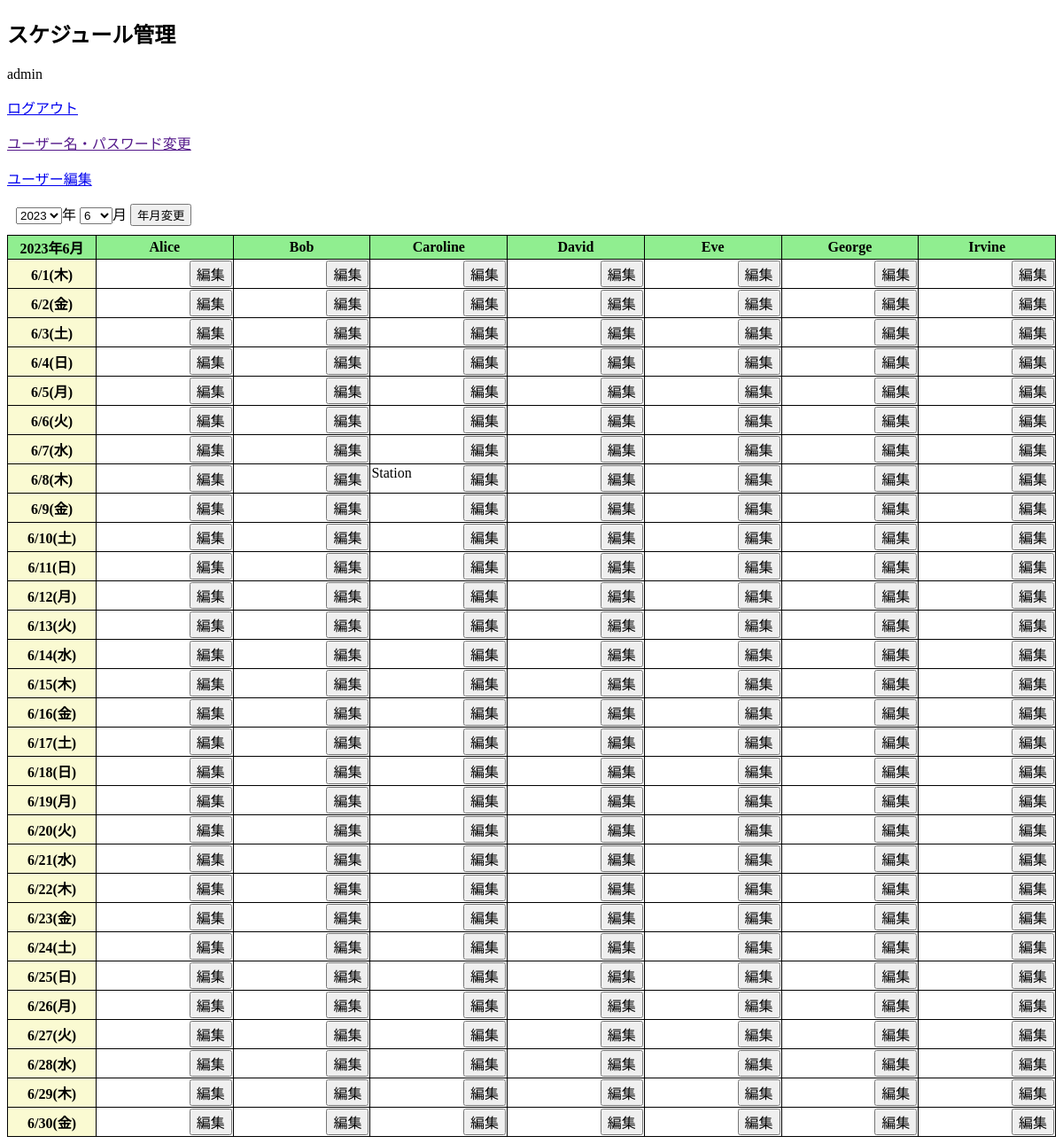
Page /schedule_table.php (signed in) on the committed database.
### tables this page shows
create table user (
    id int auto_increment primary key,
    member_name varchar(20) not null,
    account_name varchar(20) unique not null,
    account_password varchar(60) not null,
    is_schedule_member boolean default true,
    is_admin_user boolean default false
);

create table schedule (
    member_id  int,
    schedule_year int,
    schedule_month int,
    schedule_day int,
    content varchar(200),
    foreign key(member_id) references user(id),
    primary key(member_id, schedule_year, schedule_month, schedule_day)
);

### schedule_date.php (called while the page is built, shortened)
<?php
class ScheduleDate
{
    private $year;
    private $month;
    function __construct($year, $month)
    {
     $this->year = $year;
     $this->month = $month;
    }
    public function getMonth() {
        return $this->month;
    }
    public function getDaysPerMonth() {
        return self::MAX_DAYS[$this->month - 1];
    }
    public function getDayOfWeek($day) {
        $timestamp = mktime(0, 0, 0, $this->month, $day, $this->year);
        $date = date('w', $timestamp);
        return self::DAYS_OF_WEEK_JPN[$date];
    }
}

### schedule_table.php (the view, shortened to what this page needs)
<?php require ("./schedule_date.php"); ?>
<!DOCTYPE html>
<html lang="ja">
    <head>
        <link rel="stylesheet" href="./schedule_table.css">
    </head>
    <body>
        <h2>スケジュール管理</h2>
        <?php echo $_SESSION["account_name"] ?>
        <p><a href="./logout_action.php">ログアウト</a></p>
        <p><a href="">ユーザー名・パスワード変更</a></p>
        <?php
            if($_SESSION["is_admin_user"] === 1) {
                echo '<p><a href="./user_table.php">ユーザー編集</a></p>';
            }
        ?>
        <?php
            $nowYear = date('Y');
            $nowMonth = date('n');
            $year = $nowYear;
            $month = $nowMonth;
            $yearMonth = new ScheduleDate($year, $month);
        ?>
        <div class="input-year-month-div">
            <form action="./schedule_table.php" method="get">
                <select name="year" id="selectedYear">
                    <?php
                        for($i=2023; $i<=2025; $i++) {
                            if($i === (int)$year){
                                echo "<option value={$i} selected>{$i}</option>";
                            } else {
                            echo "<option value={$i}>{$i}</option>";
                            }
                        }
                    ?>
                </select>年
                <select name="month" id="selectedMonth">
                    <?php
                        for($i=1; $i<=12; $i++) {
                            if($i === (int)$month){
                                echo "<option value={$i} selected>{$i}</option>";
                            } else {
                            echo "<option value={$i}>{$i}</option>";
                            }
                        }
                    ?>
                </select>月
                <input type="submit" value="年月変更">
            </form>
        </div>
        <table class="schedule-table">
            <colgroup>
                <col span="1" class="date-column">
            </colgroup>
            <tbody id="scheduleTableBody">
                <?php
                $pdo = new PDO('mysql:host=localhost;dbname=schedule_manage;charset=utf8', 'member', 'password');
                ?>
                <tr class="top-row">
                    <th>
                        <?php echo "{$year}年{$month}月"; ?>
                    </th>
                    <?php
                        $sql_member = $pdo -> query('select * from user where is_schedule_member = 1 order by id');
                        foreach ($sql_member as $row) {
                            echo "<th>{$row['member_name']}</th>";
                        }
                    ?>
                </tr>
                <?php
                    for ($day=1; $day <= $yearMonth->getDaysPerMonth(); $day++) {
                        echo "<tr>";
                            echo "<th>{$yearMonth->getMonth()}/{$day}({$yearMonth->getDayOfWeek($day)})</th>";
                            $sql_member = $pdo -> query('select * from user where is_schedule_member = 1 order by id');
                            foreach ($sql_member as $row) {
                                $sql_schedule = $pdo -> prepare('select content from schedule
                                                                where member_id = ? and schedule_year =? and schedule_month = ? and schedule_day = ?');
                                $sql_schedule -> execute([$row['id'], (int)($yearMonth->getYear()), (int)($yearMonth->getMonth()), (int)$day]);
                                $result = $sql_schedule->fetch();
                                $content = '';
                                if($result !== false) {
                                    $content = htmlspecialchars($result['content']);
                                }
                                echo "<td>";
                                    echo "<div class='schedule-table-cell-div'>";
                                    echo "<div class='schedule-text-div'>{$content}</div>";
                                        echo "<div class='.text-edit-button-div'>";
                                            echo "<form action='./schedule_edit.php' method='post'>";
                                                if($_SESSION["is_schedule_member"] === 1 || $_SESSION["is_admin_user"] === 1) {
                                                    echo "<input id='editButton' type='submit' value='編集'>";
                                                } else {
                                                    echo "<input id='editButton' type='submit' value='編集', disabled>";
                                                }
                                            echo "</form>";
                                echo "</td>";
                            }
                        echo "</tr>";
                    }
                ?>
            </tbody>
        </table>
    </body>
</html>

### schedule_table.css (style rules this page uses)
.input-year-month-div { margin: 10px; }
.schedule-table { border-collapse: collapse; width: 100%; table-layout: fixed; }
.schedule-table tbody { width: auto; margin: 10px; }
.schedule-table th, td { border: solid; border-width: 1px; border-color: black; }
.schedule-table-cell-div { display: flex; }
.schedule-text-div { width: 70%; }
.top-row th { background-color: lightgreen; position: sticky; top: 0; }
.date-column { background-color: lightgoldenrodyellow; width: 100px; position: sticky; left: 0; }
.schedule-table td input { width: 100%; box-sizing:border-box; height: 100%; font-size: 100%; }
.schedule-table td { height: 30px; }

### rows in the picture
user: member_name "Alice"
user: member_name "Bob"
user: member_name "Caroline", schedule.content "Station"
user: member_name "David"
user: member_name "Eve"
user: member_name "George"
user: member_name "Irvine"

### other values in the picture
$_SESSION["account_name"] "admin"
$year "2023"
$month "6"
$yearMonth->getMonth() "6"
$yearMonth->getDayOfWeek($day) "木"
$yearMonth->getDayOfWeek($day) "金"
$yearMonth->getDayOfWeek($day) "土"
$yearMonth->getDayOfWeek($day) "日"
$yearMonth->getDayOfWeek($day) "月"
$yearMonth->getDayOfWeek($day) "火"
$yearMonth->getDayOfWeek($day) "水"
form field year "2023"
form field month "6"
